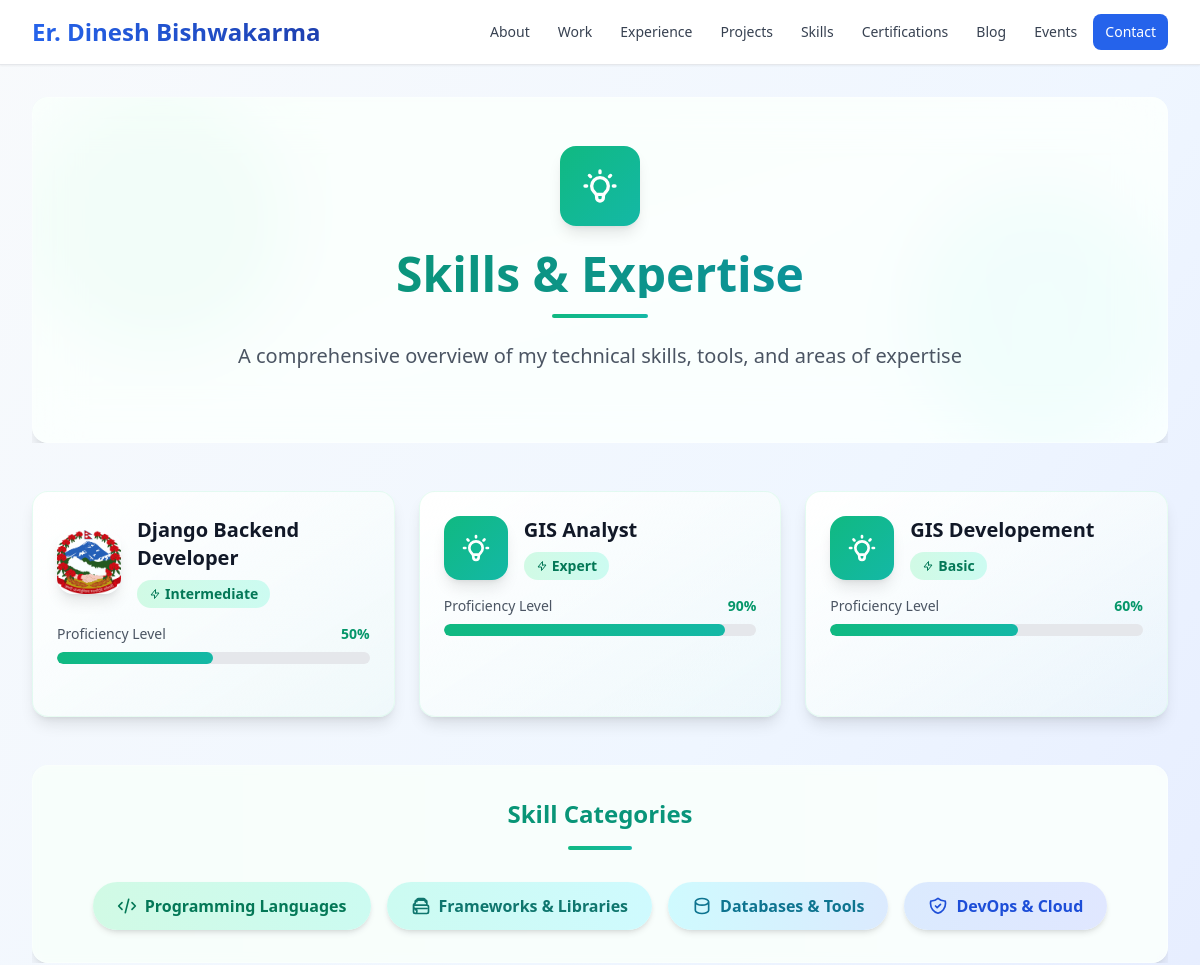
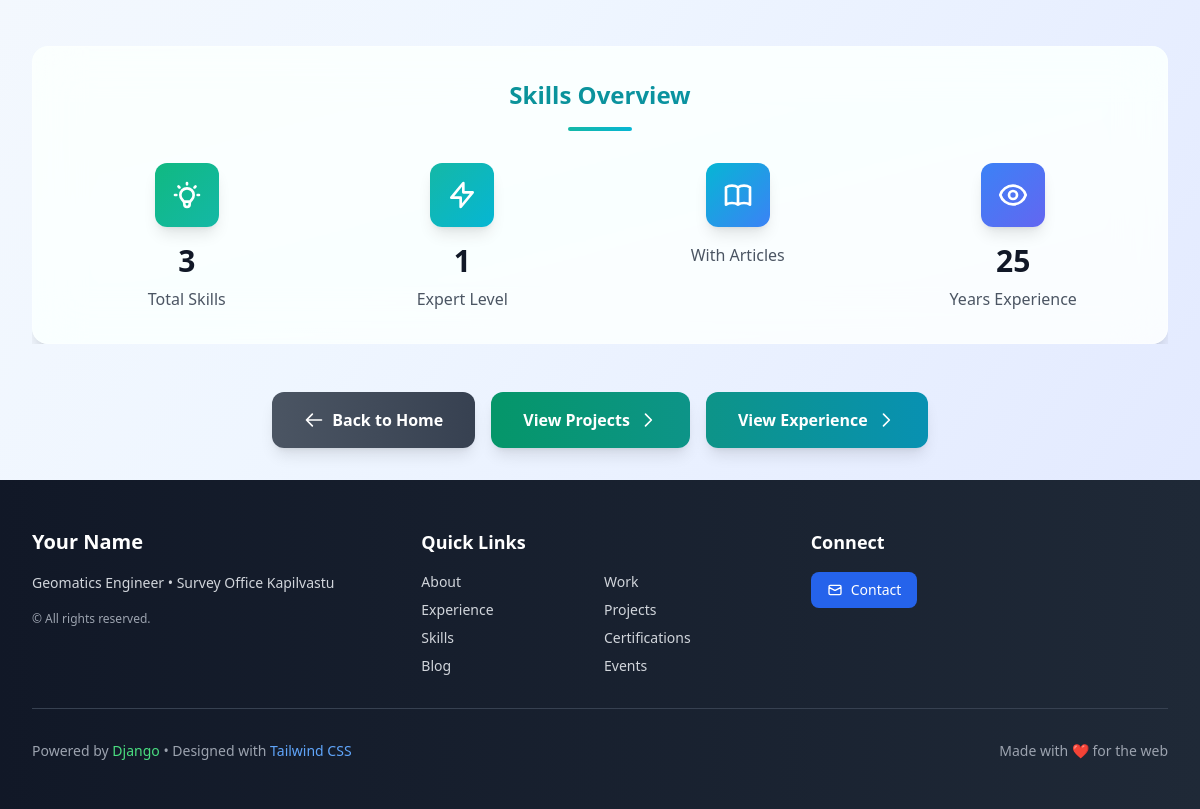
Screenshot of /skills/ with the database file from the repository (2 pictures, top to bottom).
### portfolio/models.py (models this page shows, shortened)
class Skill(models.Model):
    name = models.CharField(max_length=100)
    proficiency = models.CharField(max_length=100)
    icon = models.ImageField(upload_to='skill_icons/', null=True, blank=True)
    related_blog = models.ForeignKey('Blog', null=True, blank=True, on_delete=models.SET_NULL, related_name='skill_blogs')

### portfolio/views.py (the view)
# urls.py: path('skills/', views.SkillListView.as_view(), name='skill-list'),
class SkillListView(ListView):
    model = Skill
    template_name = "portfolio/skill_list.html"

### portfolio/templates/portfolio/skill_list.html (shortened to what this page needs)
{% extends "base_generic.html" %}
{% block content %}
<div class="space-y-12">
  <section class="relative overflow-hidden">
    <div class="absolute inset-0 bg-gradient-to-br from-emerald-50 via-teal-50 to-cyan-50 rounded-2xl"></div>
    <div class="absolute top-0 left-0 w-64 h-64 bg-emerald-300 rounded-full mix-blend-multiply filter blur-xl opacity-20 animate-pulse"></div>
    <div class="absolute bottom-0 right-0 w-64 h-64 bg-teal-300 rounded-full mix-blend-multiply filter blur-xl opacity-20 animate-pulse animation-delay-2000"></div>
    <div class="relative bg-white/70 backdrop-blur-xl rounded-2xl shadow-xl border border-white/30 p-8 md:p-12 text-center">
      <div class="mb-6">
        <div class="w-20 h-20 bg-gradient-to-br from-emerald-500 to-teal-500 rounded-2xl flex items-center justify-center mx-auto mb-6 shadow-lg">
        </div>
        <h1 class="text-4xl md:text-5xl font-bold bg-gradient-to-r from-emerald-600 via-teal-600 to-cyan-600 bg-clip-text text-transparent mb-4">
        </h1>
        <div class="w-24 h-1 bg-gradient-to-r from-emerald-500 to-teal-500 mx-auto rounded-full mb-6"></div>
        <p class="text-xl text-gray-600 max-w-3xl mx-auto">
          A comprehensive overview of my technical skills, tools, and areas of expertise
        </p>
      </div>
    </div>
  </section>
  <section>
    <div class="grid md:grid-cols-2 lg:grid-cols-3 gap-6">
      {% for skill in object_list %}
      <div class="group relative bg-gradient-to-br from-white to-emerald-50/30 rounded-2xl shadow-lg hover:shadow-2xl transition-all duration-500 border border-emerald-100/50 overflow-hidden transform hover:-translate-y-2">
        <div class="relative p-6 flex flex-col h-full">
          <div class="flex items-center gap-4 mb-4">
            <div class="relative">
              {% if skill.icon %}
              <div class="w-16 h-16 rounded-2xl overflow-hidden shadow-lg group-hover:scale-110 transition-transform duration-300">
                <img src="{{ skill.icon.url }}"
                     alt="{{ skill.name }}"
                     class="w-full h-full object-cover">
              </div>
              {% else %}
              <div class="w-16 h-16 bg-gradient-to-br from-emerald-500 to-teal-500 rounded-2xl flex items-center justify-center shadow-lg group-hover:scale-110 transition-transform duration-300">
              </div>
              {% endif %}
            </div>
            <div class="flex-1">
              <h3 class="text-xl font-bold text-gray-900 mb-2 group-hover:text-emerald-600 transition-colors duration-300">
                {{ skill.name }}
              </h3>
              <div class="inline-flex items-center px-3 py-1 bg-gradient-to-r from-emerald-100 to-teal-100 text-emerald-700 rounded-full text-sm font-semibold">
                <svg class="w-3 h-3 mr-1" fill="none" stroke="currentColor" viewBox="0 0 24 24">
                  <path stroke-linecap="round" stroke-linejoin="round" stroke-width="2" d="M13 10V3L4 14h7v7l9-11h-7z"></path>
                </svg>
                {{ skill.proficiency }}
              </div>
            </div>
          </div>
          <div class="mb-6">
            <div class="flex items-center justify-between mb-2">
              <span class="text-sm font-medium text-gray-600">Proficiency Level</span>
              <span class="text-sm font-bold text-emerald-600">
                {% if skill.proficiency == "Beginner" %}25%
                {% elif skill.proficiency == "Intermediate" %}50%
                {% elif skill.proficiency == "Advanced" %}75%
                {% elif skill.proficiency == "Expert" %}90%
                {% else %}60%{% endif %}
              </span>
            </div>
            <div class="w-full bg-gray-200 rounded-full h-3 overflow-hidden">
              <div class="h-full bg-gradient-to-r from-emerald-500 to-teal-500 rounded-full transition-all duration-1000 ease-out group-hover:animate-pulse"
                   style="width: {% if skill.proficiency == 'Beginner' %}25%{% elif skill.proficiency == 'Intermediate' %}50%{% elif skill.proficiency == 'Advanced' %}75%{% elif skill.proficiency == 'Expert' %}90%{% else %}60%{% endif %}">
              </div>
            </div>
          </div>
        </div>
      </div>
      {% endfor %}
    </div>
  </section>
  {% if object_list %}
  <section class="relative overflow-hidden">
    <div class="absolute inset-0 bg-gradient-to-r from-emerald-50 to-teal-50 rounded-2xl"></div>
    <div class="relative bg-white/60 backdrop-blur-sm rounded-2xl shadow-lg border border-white/30 p-8">
      <div class="text-center mb-8">
        <h2 class="text-2xl font-bold bg-gradient-to-r from-emerald-600 to-teal-600 bg-clip-text text-transparent mb-4">
        </h2>
        <div class="w-16 h-1 bg-gradient-to-r from-emerald-500 to-teal-500 mx-auto rounded-full"></div>
      </div>
      <div class="flex flex-wrap justify-center gap-4">
        <div class="group inline-flex items-center px-6 py-3 bg-gradient-to-r from-emerald-100 to-teal-100 hover:from-emerald-200 hover:to-teal-200 text-emerald-700 rounded-full font-semibold transition-all duration-300 transform hover:scale-105 shadow-md hover:shadow-lg cursor-pointer">
          <svg class="w-5 h-5 mr-2" fill="none" stroke="currentColor" viewBox="0 0 24 24">
            <path stroke-linecap="round" stroke-linejoin="round" stroke-width="2" d="M10 20l4-16m4 4l4 4-4 4M6 16l-4-4 4-4"></path>
          </svg>
          Programming Languages
        </div>
        <div class="group inline-flex items-center px-6 py-3 bg-gradient-to-r from-teal-100 to-cyan-100 hover:from-teal-200 hover:to-cyan-200 text-teal-700 rounded-full font-semibold transition-all duration-300 transform hover:scale-105 shadow-md hover:shadow-lg cursor-pointer">
          Frameworks & Libraries
        </div>
        <div class="group inline-flex items-center px-6 py-3 bg-gradient-to-r from-cyan-100 to-blue-100 hover:from-cyan-200 hover:to-blue-200 text-cyan-700 rounded-full font-semibold transition-all duration-300 transform hover:scale-105 shadow-md hover:shadow-lg cursor-pointer">
          <svg class="w-5 h-5 mr-2" fill="none" stroke="currentColor" viewBox="0 0 24 24">
            <path stroke-linecap="round" stroke-linejoin="round" stroke-width="2" d="M4 7v10c0 2.21 3.582 4 8 4s8-1.79 8-4V7M4 7c0 2.21 3.582 4 8 4s8-1.79 8-4M4 7c0-2.21 3.582-4 8-4s8 1.79 8 4"></path>
          </svg>
          Databases & Tools
        </div>
        <div class="group inline-flex items-center px-6 py-3 bg-gradient-to-r from-blue-100 to-indigo-100 hover:from-blue-200 hover:to-indigo-200 text-blue-700 rounded-full font-semibold transition-all duration-300 transform hover:scale-105 shadow-md hover:shadow-lg cursor-pointer">
          DevOps & Cloud
        </div>
      </div>
    </div>
  </section>
  {% endif %}
  {% if object_list %}
  <section class="relative overflow-hidden">
    <div class="absolute inset-0 bg-gradient-to-br from-teal-50 via-cyan-50 to-blue-50 rounded-2xl"></div>
    <div class="relative bg-white/70 backdrop-blur-xl rounded-2xl shadow-xl border border-white/30 p-8">
      <div class="text-center mb-8">
        <h2 class="text-2xl font-bold bg-gradient-to-r from-teal-600 to-cyan-600 bg-clip-text text-transparent mb-4">
        </h2>
        <div class="w-16 h-1 bg-gradient-to-r from-teal-500 to-cyan-500 mx-auto rounded-full"></div>
      </div>
      <div class="grid grid-cols-1 md:grid-cols-4 gap-8 text-center">
        <div class="group">
          <div class="w-16 h-16 bg-gradient-to-br from-emerald-500 to-teal-500 rounded-xl flex items-center justify-center mx-auto mb-4 group-hover:scale-110 transition-transform duration-300 shadow-lg">
          </div>
          <div class="text-3xl font-bold text-gray-900 mb-2">{{ object_list|length }}</div>
          <div class="text-gray-600 font-medium">Total Skills</div>
        </div>
        <div class="group">
          <div class="w-16 h-16 bg-gradient-to-br from-teal-500 to-cyan-500 rounded-xl flex items-center justify-center mx-auto mb-4 group-hover:scale-110 transition-transform duration-300 shadow-lg">
            <svg class="w-8 h-8 text-white" fill="none" stroke="currentColor" viewBox="0 0 24 24">
              <path stroke-linecap="round" stroke-linejoin="round" stroke-width="2" d="M13 10V3L4 14h7v7l9-11h-7z"></path>
            </svg>
          </div>
          <div class="text-3xl font-bold text-gray-900 mb-2">
            {% with expert_count=0 %}
              {% for skill in object_list %}
                {% if skill.proficiency == "Expert" %}{{ expert_count|add:1 }}{% endif %}
              {% endfor %}
            {% endwith %}
          </div>
          <div class="text-gray-600 font-medium">Expert Level</div>
        </div>
        <div class="group">
          <div class="w-16 h-16 bg-gradient-to-br from-cyan-500 to-blue-500 rounded-xl flex items-center justify-center mx-auto mb-4 group-hover:scale-110 transition-transform duration-300 shadow-lg">
          </div>
          <div class="text-gray-600 font-medium">With Articles</div>
        </div>
        <div class="group">
          <div class="w-16 h-16 bg-gradient-to-br from-blue-500 to-indigo-500 rounded-xl flex items-center justify-center mx-auto mb-4 group-hover:scale-110 transition-transform duration-300 shadow-lg">
          </div>
          <div class="text-3xl font-bold text-gray-900 mb-2">
            {{ object_list|length|add:object_list|length|add:25 }}
          </div>
          <div class="text-gray-600 font-medium">Years Experience</div>
        </div>
      </div>
    </div>
  </section>
  {% endif %}
  <section class="text-center">
    <div class="inline-flex flex-wrap gap-4 justify-center">
      <a href="{% url 'portfolio:home' %}"
         class="group inline-flex items-center px-8 py-4 bg-gradient-to-r from-gray-600 to-gray-700 hover:from-gray-700 hover:to-gray-800 text-white rounded-xl font-semibold transition-all duration-300 transform hover:scale-105 shadow-lg hover:shadow-xl">
        <svg class="w-5 h-5 mr-2 transform group-hover:-translate-x-1 transition-transform duration-200" fill="none" stroke="currentColor" viewBox="0 0 24 24">
          <path stroke-linecap="round" stroke-linejoin="round" stroke-width="2" d="M10 19l-7-7m0 0l7-7m-7 7h18"></path>
        </svg>
        Back to Home
      </a>
      <a href="{% url 'portfolio:myproject-list' %}"
         class="group inline-flex items-center px-8 py-4 bg-gradient-to-r from-emerald-600 to-teal-600 hover:from-emerald-700 hover:to-teal-700 text-white rounded-xl font-semibold transition-all duration-300 transform hover:scale-105 shadow-lg hover:shadow-xl">
        View Projects
        <svg class="w-5 h-5 ml-2 transform group-hover:translate-x-1 transition-transform duration-200" fill="none" stroke="currentColor" viewBox="0 0 24 24">
          <path stroke-linecap="round" stroke-linejoin="round" stroke-width="2" d="M9 5l7 7-7 7"></path>
        </svg>
      </a>
      <a href="{% url 'portfolio:experience-list' %}"
         class="group inline-flex items-center px-8 py-4 bg-gradient-to-r from-teal-600 to-cyan-600 hover:from-teal-700 hover:to-cyan-700 text-white rounded-xl font-semibold transition-all duration-300 transform hover:scale-105 shadow-lg hover:shadow-xl">
        View Experience
        <svg class="w-5 h-5 ml-2 transform group-hover:translate-x-1 transition-transform duration-200" fill="none" stroke="currentColor" viewBox="0 0 24 24">
          <path stroke-linecap="round" stroke-linejoin="round" stroke-width="2" d="M9 5l7 7-7 7"></path>
        </svg>
      </a>
    </div>
  </section>
</div>
{% endblock %}

### portfolio/templates/portfolio/skill_list.html (style rules this page uses)
.animation-delay-2000 { animation-delay: 2s; }

### rows the page displays
Skill: icon (picture), name "Django Backend Developer", proficiency "Intermediate", shows "50%"
Skill: name "GIS Analyst", proficiency "Expert", shows "90%", expert_count "1"
Skill: name "GIS Developement", proficiency "Basic", shows "60%"

### other values shown
{{ object_list|length }} "3"
{{ object_list|length|add:object_list|length|add:25 }} "25"
{{ myinfo.full_name|default:"Your Name" }} "Your Name"
